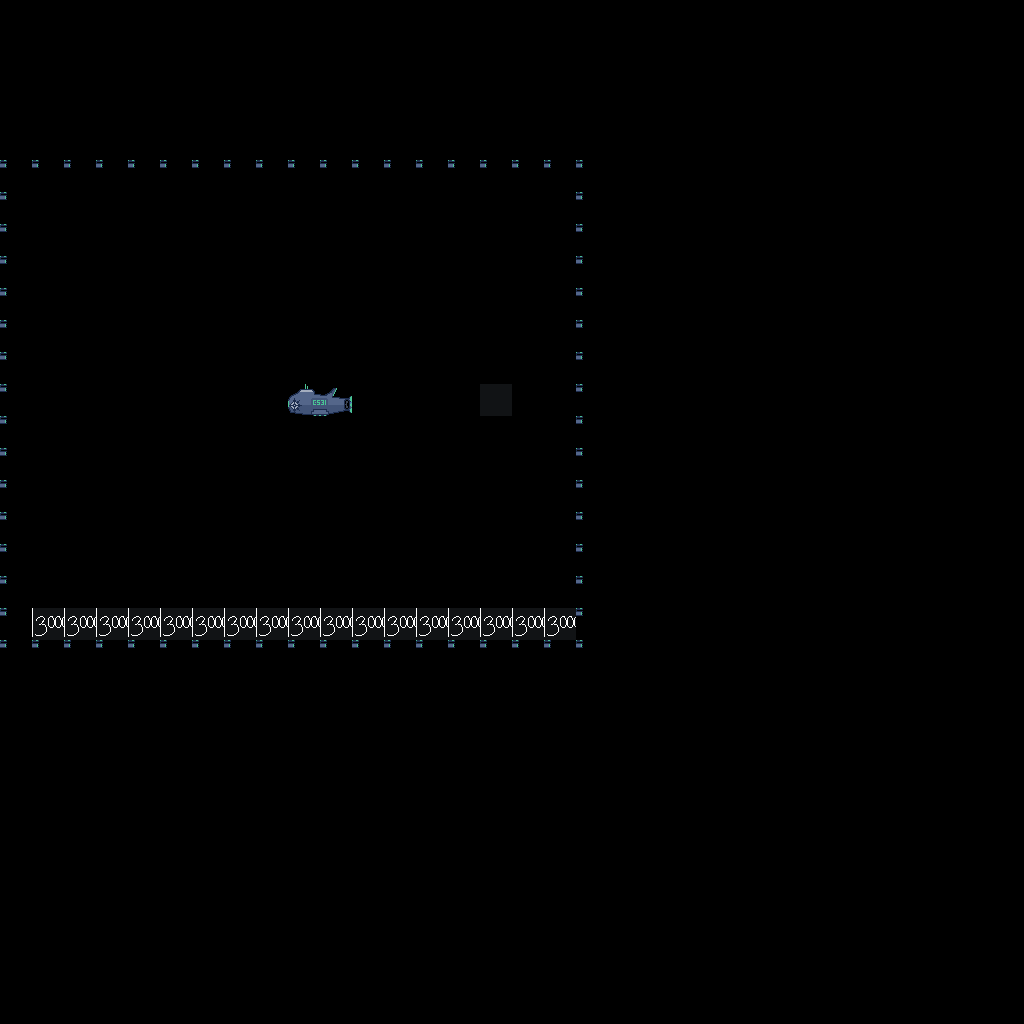

A level layout from a 2D game, rendered from its tile map. Below: a short description, then the map file with its tile-grid data intact:
An orthogonal 32x32 tile map with 32x32 px tiles, 1 tile layer (Calque de Tile 1).

<map version="1.0" tiledversion="1.0.2" orientation="orthogonal" renderorder="left-up" width="32" height="32" tilewidth="32" tileheight="32" nextobjectid="1">
 <tileset firstgid="1" source="sans-titre.tsx" />
 <layer name="Calque de Tile 1" width="32" height="32">
  <data encoding="csv">
0,0,0,0,0,0,0,0,0,0,0,0,0,0,0,0,0,0,0,0,0,0,0,0,0,0,0,0,0,0,0,0,
0,0,0,0,0,0,0,0,0,0,0,0,0,0,0,0,0,0,0,0,0,0,0,0,0,0,0,0,0,0,0,0,
0,0,0,0,0,0,0,0,0,0,0,0,0,0,0,0,0,0,0,0,0,0,0,0,0,0,0,0,0,0,0,0,
0,0,0,0,0,0,0,0,0,0,0,0,0,0,0,0,0,0,0,0,0,0,0,0,0,0,0,0,0,0,0,0,
0,0,0,0,0,0,0,0,0,0,0,0,0,0,0,0,0,0,0,0,0,0,0,0,0,0,0,0,0,0,0,0,
20,20,20,20,20,20,20,20,20,20,20,20,20,20,20,20,20,20,20,0,0,0,0,0,0,0,0,0,0,0,0,0,
20,0,0,0,0,0,0,0,0,0,0,0,0,0,0,0,0,0,20,0,0,0,0,0,0,0,0,0,0,0,0,0,
20,0,0,0,0,0,0,0,0,0,0,0,0,0,0,0,0,0,20,0,0,0,0,0,0,0,0,0,0,0,0,0,
20,0,0,0,0,0,0,0,0,0,0,0,0,0,0,0,0,0,20,0,0,0,0,0,0,0,0,0,0,0,0,0,
20,0,0,0,0,0,0,0,0,0,0,0,0,0,0,0,0,0,20,0,0,0,0,0,0,0,0,0,0,0,0,0,
20,0,0,0,0,0,0,0,0,0,0,0,0,0,0,0,0,0,20,0,0,0,0,0,0,0,0,0,0,0,0,0,
20,0,0,0,0,0,0,0,0,0,0,0,0,0,0,0,0,0,20,0,0,0,0,0,0,0,0,0,0,0,0,0,
20,0,0,0,0,0,0,0,0,1,2,0,0,0,0,81,0,0,20,0,0,0,0,0,0,0,0,0,0,0,0,0,
20,0,0,0,0,0,0,0,0,0,0,0,0,0,0,0,0,0,20,0,0,0,0,0,0,0,0,0,0,0,0,0,
20,0,0,0,0,0,0,0,0,0,0,0,0,0,0,0,0,0,20,0,0,0,0,0,0,0,0,0,0,0,0,0,
20,0,0,0,0,0,0,0,0,0,0,0,0,0,0,0,0,0,20,0,0,0,0,0,0,0,0,0,0,0,0,0,
20,0,0,0,0,0,0,0,0,0,0,0,0,0,0,0,0,0,20,0,0,0,0,0,0,0,0,0,0,0,0,0,
20,0,0,0,0,0,0,0,0,0,0,0,0,0,0,0,0,0,20,0,0,0,0,0,0,0,0,0,0,0,0,0,
20,0,0,0,0,0,0,0,0,0,0,0,0,0,0,0,0,0,20,0,0,0,0,0,0,0,0,0,0,0,0,0,
20,49,49,49,49,49,49,49,49,49,49,49,49,49,49,49,49,49,20,0,0,0,0,0,0,0,0,0,0,0,0,0,
20,20,20,20,20,20,20,20,20,20,20,20,20,20,20,20,20,20,20,0,0,0,0,0,0,0,0,0,0,0,0,0,
0,0,0,0,0,0,0,0,0,0,0,0,0,0,0,0,0,0,0,0,0,0,0,0,0,0,0,0,0,0,0,0,
0,0,0,0,0,0,0,0,0,0,0,0,0,0,0,0,0,0,0,0,0,0,0,0,0,0,0,0,0,0,0,0,
0,0,0,0,0,0,0,0,0,0,0,0,0,0,0,0,0,0,0,0,0,0,0,0,0,0,0,0,0,0,0,0,
0,0,0,0,0,0,0,0,0,0,0,0,0,0,0,0,0,0,0,0,0,0,0,0,0,0,0,0,0,0,0,0,
0,0,0,0,0,0,0,0,0,0,0,0,0,0,0,0,0,0,0,0,0,0,0,0,0,0,0,0,0,0,0,0,
0,0,0,0,0,0,0,0,0,0,0,0,0,0,0,0,0,0,0,0,0,0,0,0,0,0,0,0,0,0,0,0,
0,0,0,0,0,0,0,0,0,0,0,0,0,0,0,0,0,0,0,0,0,0,0,0,0,0,0,0,0,0,0,0,
0,0,0,0,0,0,0,0,0,0,0,0,0,0,0,0,0,0,0,0,0,0,0,0,0,0,0,0,0,0,0,0,
0,0,0,0,0,0,0,0,0,0,0,0,0,0,0,0,0,0,0,0,0,0,0,0,0,0,0,0,0,0,0,0,
0,0,0,0,0,0,0,0,0,0,0,0,0,0,0,0,0,0,0,0,0,0,0,0,0,0,0,0,0,0,0,0,
0,0,0,0,0,0,0,0,0,0,0,0,0,0,0,0,0,0,0,0,0,0,0,0,0,0,0,0,0,0,0,0
</data>
 </layer>
</map>